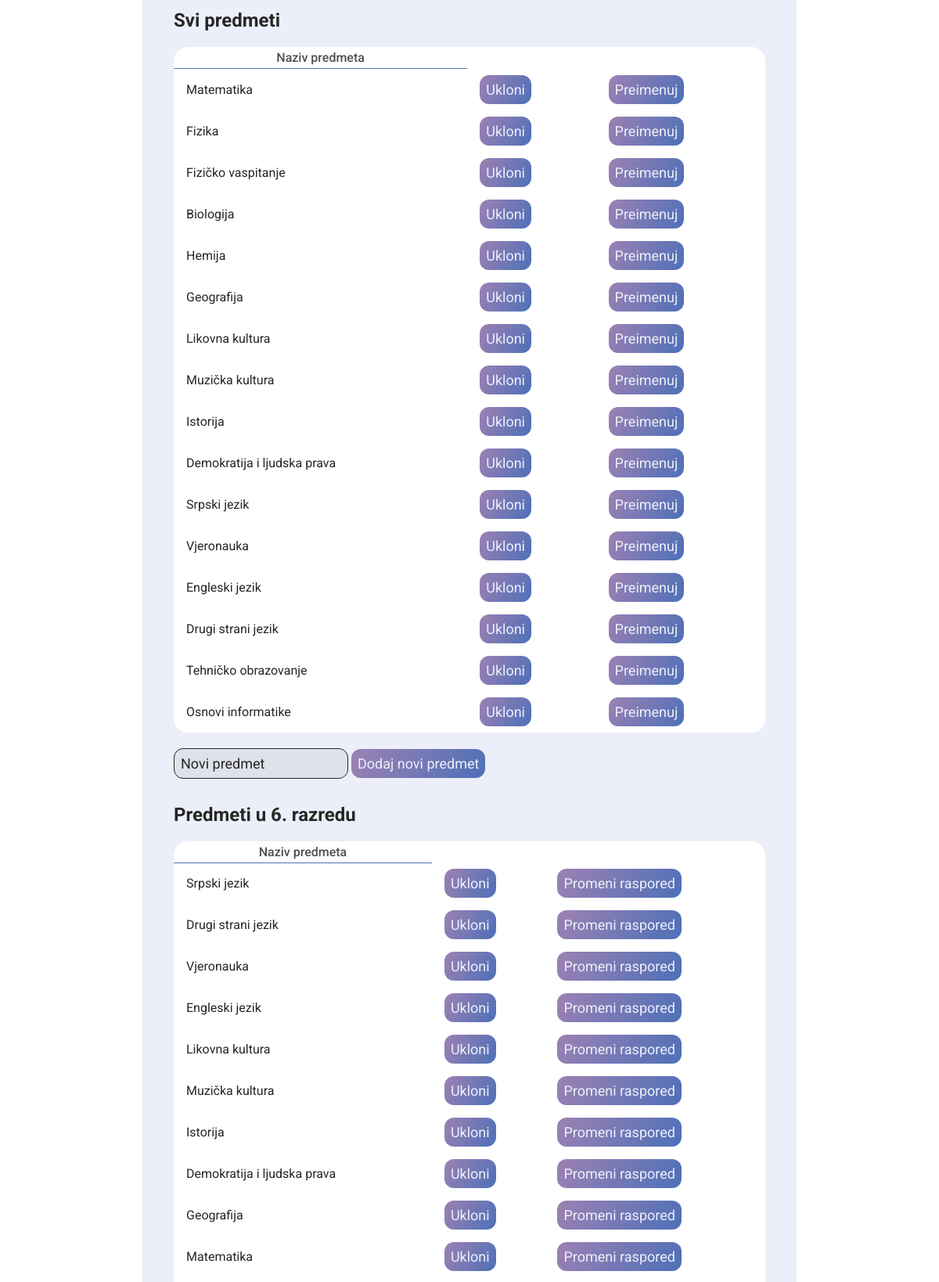
The app's page /admin.php (upper part) with its own data.
### tables this page shows
CREATE TABLE `predmeti` (
  `ID` int(11) NOT NULL,
  `Naziv` text NOT NULL
);

CREATE TABLE `veza_razred_predmet` (
  `ID` int(11) NOT NULL,
  `Predmet` int(11) NOT NULL,
  `Razred` int(11) NOT NULL,
  `Redni_broj` int(11) NOT NULL
);

### admin.php (called while the page is built, shortened)
<?php
include "admin_files/head.php";
include 'admin_files/sections/predmeti.php';
predmetiU(6);
?>
    <?php
    include 'admin_files/footer.php';
    ?>

### admin_files/funs.php (the view, shortened to what this page needs)
<?php
function printInTable(
    $database,
    $sql_table,
    $query,
    $table_header,
    $btnText1 = "Ukloni",
    $btnText2 = "Promeni raspored"
) {
    $result = $database->query($query);
    if ($result->num_rows == 0) {
        return;
    }
    echo "<table><th>{$table_header}</th>";
    while ($row = $result->fetch_assoc())
        echo
        "<tr><td>{$row["naziv"]} </td> " .
            button($row["id"], $btnText1, $sql_table, "delete") .
            button($row["id"], $btnText2, $sql_table, "edit") .
            "</tr>";
    echo "</table>";
}
function button(
    $id,
    $txt,
    $sql_table,
    $html_class
) {
    return "
    <td>
    <button
        data-id=$id
        data-table=$sql_table
        class={$html_class}>$txt</button></td>";
}
function predmetiU($class)
{
    include "conn.php";
    echo "<div class='Predmeti'>
    <h2>
        Predmeti u {$class}. razredu
    </h2>";
    printInTable($mydb, "veza_razred_predmet", sviPred($class), "Naziv predmeta");
    echo "<form method='POST'>";
    echo
    "
    <input
    type='number'
    id='redni_broj_{$class}'
    name='redni_broj_{$class}'
    required
    placeholder='Redni broj predmeta na svedočanstvu'>
    <button>dodaj</button>
    </form>
    <form method='POST'>";
    echo "</form></div>";
}

### admin_files/head.php (shortened to what this page needs)
<?php
include 'conn.php';
include "funs.php";
?>
<!DOCTYPE html>
<html lang='sr'>
<head>
    <link rel="stylesheet" href="styles/style.css">
</head>
<body>

### admin_files/sections/predmeti.php
<div class="Predmeti">
    <h2>
        Svi predmeti
    </h2>
    <?php printInTable($mydb, "predmeti", $sviPred, "Naziv predmeta", "Ukloni", "Preimenuj") ?>
    <form method="POST" class="obrazac_dodavanja">
        <input type="text" name="naziv_predmeta" id="naziv_predmeta" placeholder="Novi predmet">
        <button>Dodaj novi predmet</button>
    </form>
</div>

### admin_files/footer.php (shortened to what this page needs)
</body>
</html>

### styles/style.css (style rules this page uses)
body { padding: 0.75rem 2.5rem; background-color: var(--white); gap: 2rem; color: var(--black); width: clamp(100px, 100%, 836px); }
body div { display: flex; flex-direction: column; gap: 1.25rem; }

### styles/generics.css (style rules this page uses)
html { display: flex; flex-direction: column; align-items: center; background-color: #fff; }
body { display: flex; flex-direction: column; }
table { border-collapse: collapse; border-radius: 18px; width: 100%; background-color: #fff; }
input, select { background: var(--grey-100); color: var(--black); border: 1px solid var(--black); border-radius: 12px; font-size: 1.125rem; font-weight: 400; padding: 0.5rem; }
input::placeholder { color: var(--black); }

### styles/table.css (style rules this page uses)
table { background-color: #fff; }
th { color: var(--grey-600); font-weight: 500; border-bottom: 1px solid var(--blue); padding: 0.25rem 1rem; }
td { padding: 0.5rem 1rem; }

### styles/color.css (style rules this page uses)
:root { --pg-100-opcty: 0.25; --blue: #4d70b8; --pg: linear-gradient(119.59deg, #9d81b3 0%, var(--blue) 100%); --pg-100: linear-gradient( 119.59deg, hsla(274, 25%, 60%, var(--pg-100-opcty)) 0%, hsla(220, 43%, 51%, var(--pg-100-opcty)) 100% ); --white: #eceff9; --grey-100: #dfe2eb; --grey-600: #4f4f52; --black: #262626; }

### styles/button.css (style rules this page uses)
button { background: var(--pg); color: var(--white); border: none; border-radius: 12px; font-size: 1.125rem; font-weight: 400; padding: .5rem; }

### records on screen
predmeti: Naziv "Matematika", txt "Ukloni Preimenuj"
predmeti: Naziv "Fizika", txt "Ukloni Preimenuj"
predmeti: Naziv "Fizičko vaspitanje", txt "Ukloni Preimenuj"
predmeti: Naziv "Biologija", txt "Ukloni Preimenuj"
predmeti: Naziv "Hemija", txt "Ukloni Preimenuj"
predmeti: Naziv "Geografija", txt "Ukloni Preimenuj"
predmeti: Naziv "Likovna kultura", txt "Ukloni Preimenuj"
predmeti: Naziv "Muzička kultura", txt "Ukloni Preimenuj"
predmeti: Naziv "Istorija", txt "Ukloni Preimenuj"
predmeti: Naziv "Demokratija i ljudska prava", txt "Ukloni Preimenuj"
predmeti: Naziv "Srpski jezik", txt "Ukloni Preimenuj"
predmeti: Naziv "Vjeronauka", txt "Ukloni Preimenuj"
predmeti: Naziv "Engleski jezik", txt "Ukloni Preimenuj"
predmeti: Naziv "Drugi strani jezik", txt "Ukloni Preimenuj"
predmeti: Naziv "Tehničko obrazovanje", txt "Ukloni Preimenuj"
predmeti: Naziv "Osnovi informatike", txt "Ukloni Preimenuj"
veza_razred_predmet: predmeti.Naziv "Srpski jezik", txt "Ukloni Promeni raspored"
veza_razred_predmet: predmeti.Naziv "Drugi strani jezik", txt "Ukloni Promeni raspored"
veza_razred_predmet: predmeti.Naziv "Vjeronauka", txt "Ukloni Promeni raspored"
veza_razred_predmet: predmeti.Naziv "Engleski jezik", txt "Ukloni Promeni raspored"
veza_razred_predmet: predmeti.Naziv "Likovna kultura", txt "Ukloni Promeni raspored"
veza_razred_predmet: predmeti.Naziv "Muzička kultura", txt "Ukloni Promeni raspored"
veza_razred_predmet: predmeti.Naziv "Istorija", txt "Ukloni Promeni raspored"
veza_razred_predmet: predmeti.Naziv "Demokratija i ljudska prava", txt "Ukloni Promeni raspored"
veza_razred_predmet: predmeti.Naziv "Geografija", txt "Ukloni Promeni raspored"
veza_razred_predmet: predmeti.Naziv "Matematika", txt "Ukloni Promeni raspored"

### other values on screen
$table_header "Naziv predmeta Naziv predmeta"
$class "6"
